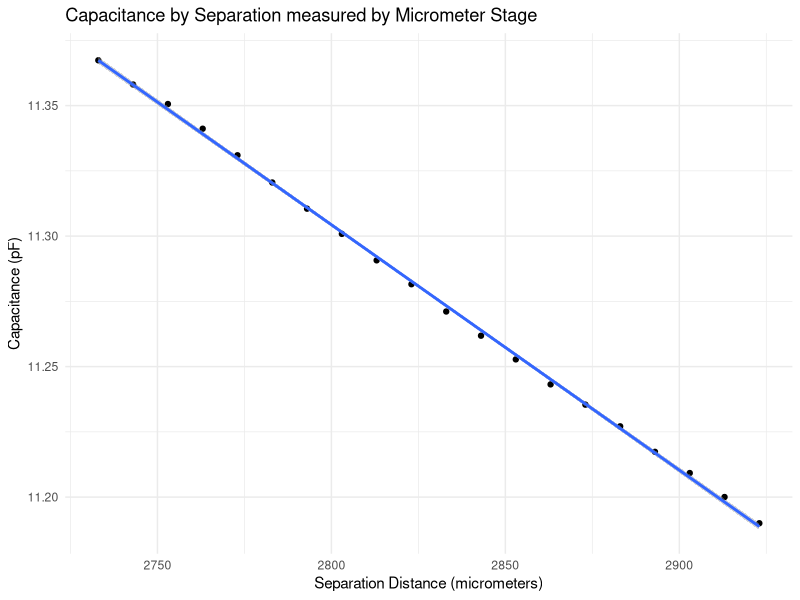

Generate this figure with R:
library(tidyverse)
library(ggthemes)

setwd("~/hoffman/capacitance/capacitance_sensing/rscripts")

micrometer_stage_sep1 <- read_csv("../csv_files/micrometerstage1.csv")
micrometer_stage_sep2 <- read_csv("../csv_files/micrometerstage2.csv")

micrometer_stage_sep1 %>% 
  mutate(distance = separation) %>% 
  group_by(distance) %>%
  summarize(avg_cap = mean(capacitance), count = n()) %>%
  filter(count>1) %>% 
  ungroup() %>%
  ggplot(aes(distance, avg_cap/10^6))+
  geom_point()+
  labs(title = "Capacitance by Separation measured by Micrometer Stage",
       #subtitle = "Offset D128, Overlapping Area 5e-4 m^2",
       x = "Separation Distance (micrometers)",
       y = "Capacitance (pF)")+
   # geom_point(aes(x= distance,
   #               y= 8.85*5*10^(-4)/(distance/(10^6))+8.7092,
   #               color = "red"), show.legend = FALSE)+
  geom_smooth(method = "lm")+
  theme_minimal()

trendline_sep1 <- lm(avg_cap/10^6~distance, data =
                       micrometer_stage_sep1 %>% 
                       mutate(distance = separation) %>% 
                       group_by(distance) %>%
                       summarize(avg_cap = mean(capacitance), count = n()) %>%
                       filter(count>1) %>% 
                       ungroup())
summary(trendline_sep1)
trendline_sep1

slope_sep <- -0.0009401  
intercept_sep <- 13.9367222

sep1 <- micrometer_stage_sep1 %>% 
  mutate(distance = separation) %>% 
  group_by(distance) %>%
  summarize(avg_cap = mean(capacitance)/(10^6), count = n()) %>%
  filter(count>1) %>% 
  ungroup() %>% 
  mutate(theoretical_sep = (avg_cap-intercept_sep)/slope_sep) %>% 
  select(distance, theoretical_sep, avg_cap) %>% 
  mutate(error = abs(distance - theoretical_sep))

sep1 %>% 
  summarize(avg_error = mean(error), stdev = sd(error))
